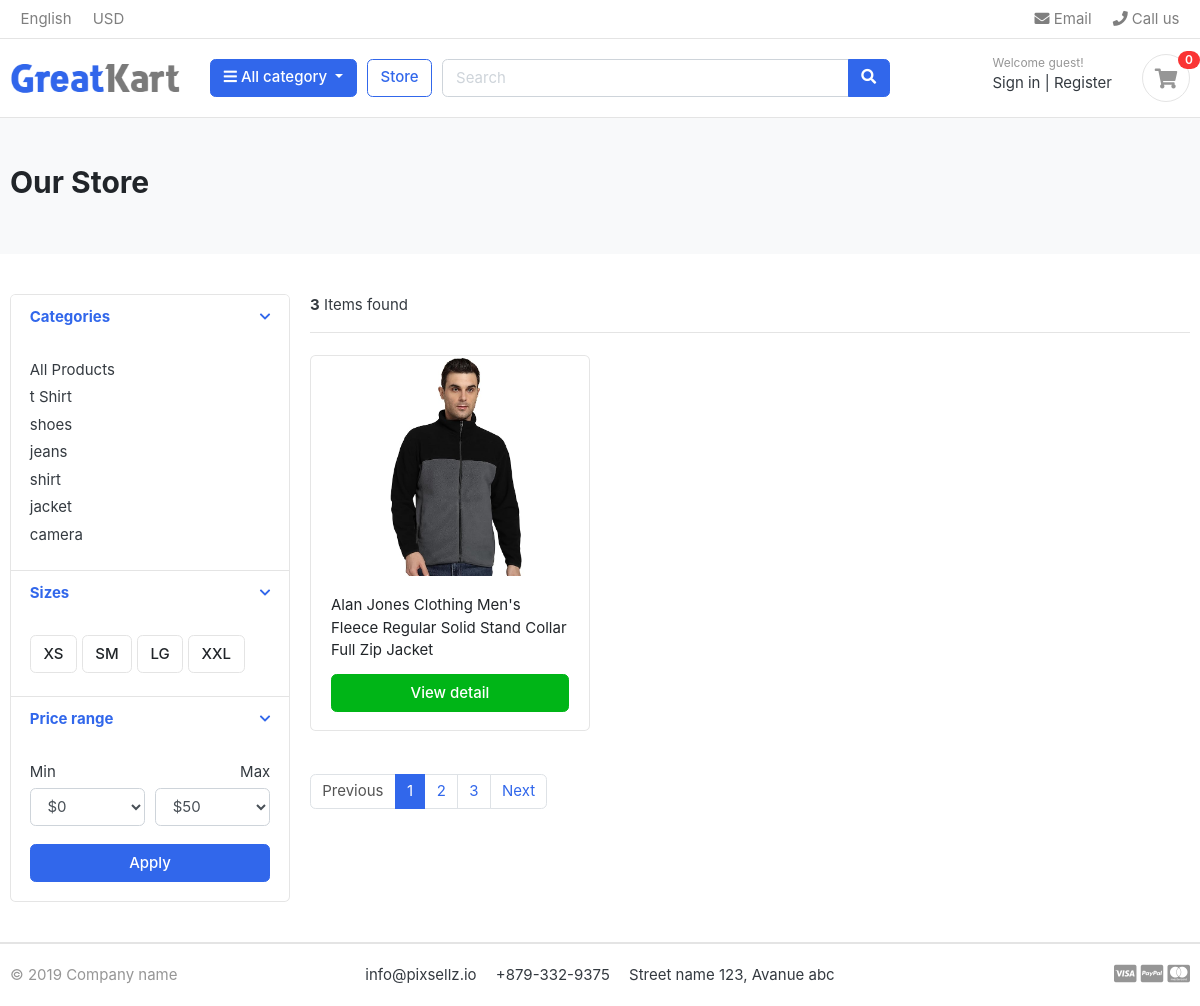
/store/, run on the app's committed database.
### category/models.py (models this page shows, shortened)
class Category(models.Model):
  category_name = models.CharField(max_length=50, unique=True)
  slug = models.SlugField(max_length=100, unique=True)
  description = models.TextField(max_length=255, blank=True)
  cat_image = models.ImageField(upload_to='photos/categories', blank=True)
  class Meta:
    verbose_name = 'category'
    verbose_name_plural = 'categories'
  def get_url(self):
    return reverse('products_by_category', args=[self.slug])

### stores/models.py (models this page shows, shortened)
class Product(models.Model):
  product_name = models.CharField(max_length=200, unique=True)
  slug = models.SlugField(max_length=200, unique=True)
  description = models.TextField(max_length=500, blank=True)
  price = models.IntegerField()
  images = models.ImageField(upload_to='photos/products')
  stock = models.IntegerField()
  is_available = models.BooleanField(default=True)
  category = models.ForeignKey('category.Category', on_delete=models.CASCADE)
  created_date = models.DateTimeField(auto_now_add=True)
  modified_date = models.DateTimeField(auto_now=True)
  class Meta:
    verbose_name = 'product'
    verbose_name_plural = 'products'
  def get_url(self):
    return reverse('product_detail', args=[self.category.slug, self.slug])

### stores/views.py (the view)
# urls.py: path('store/', include('stores.urls')),
def store(request, category_slug=None):
    categories = None
    products = None
    if category_slug != None:
        categories = get_object_or_404(Category, slug=category_slug)
        products = Product.objects.filter(category=categories, is_available=True).order_by('id')
        paginator = Paginator(products, 2)
        page = request.GET.get('page')
        paged_products = paginator.get_page(page)
        product_count = products.count()
        context = {
        'products': paged_products,
        'product_count': product_count,
      }
    else:
      products = Product.objects.all().filter(is_available=True).order_by('id')
      paginator = Paginator(products, 1)
      page = request.GET.get('page')
      paged_products = paginator.get_page(page)
      product_count = products.count()
      context = {
        'products': paged_products,
        'product_count': product_count,
      }
    return render(request, 'store/store.html', context)

### carts/context_processors.py (called while the page is built)
def counter(request):
    cart_count = 0
    if 'admin' in request.path:
        return {}
    else:
        try:
            cart = Cart.objects.filter(cart_id=_cart_id(request))
            if request.user.is_authenticated:
                cart_items = CartItem.objects.all().filter(user = request.user)
            else:
                cart_items = CartItem.objects.all().filter(cart=cart[:1])
            for cart_item in cart_items:
                cart_count += cart_item.quantity
        except Cart.DoesNotExist:
            cart_count = 0
    return dict(cart_count=cart_count)

### carts/views.py (called while the page is built)
def _cart_id(request):
    cart = request.session.session_key
    if not cart:
        cart = request.session.create()
    return cart

### category/contex_processors.py (called while the page is built)
def menu_links(request):
    links = Category.objects.all()
    return dict(links=links)

### templates/store/store.html (shortened to what this page needs)
{% extends "base.html" %}
{% load static %}
{% block content %}
<section class="section-pagetop bg">
<div class="container">
	{% if 'search'  in request.path %}
	<h2 class="title-page">Result</h2>
	{% else %}
	<h2 class="title-page">Our Store</h2>
	{% endif %}
</div>
</section>
<section class="section-content padding-y">
<div class="container">
<div class="row">
	<aside class="col-md-3">
<div class="card">
	<article class="filter-group">
		<header class="card-header">
			<a href="#" data-toggle="collapse" data-target="#collapse_1" aria-expanded="true" class="">
				<i class="icon-control fa fa-chevron-down"></i>
				<h6 class="title">Categories</h6>
			</a>
		</header>
		<div class="filter-content collapse show" id="collapse_1" style="">
			<div class="card-body">
				<ul class="list-menu">
          <li class="active"><a href="{% url 'store' %}">All Products</a></li>
          {% for category in links %}
				<li><a href="{{ category.get_url }}">{{category.category_name}}  </a></li>
          {% endfor %}
				</ul>
			</div>
		</div>
	</article>
	<article class="filter-group">
		<header class="card-header">
			<a href="#" data-toggle="collapse" data-target="#collapse_4" aria-expanded="true" class="">
				<i class="icon-control fa fa-chevron-down"></i>
				<h6 class="title">Sizes </h6>
			</a>
		</header>
		<div class="filter-content collapse show" id="collapse_4" style="">
			<div class="card-body">
			  <label class="checkbox-btn">
			    <span class="btn btn-light"> XS </span>
			  </label>
			  <label class="checkbox-btn">
			    <span class="btn btn-light"> SM </span>
			  </label>
			  <label class="checkbox-btn">
			    <span class="btn btn-light"> LG </span>
			  </label>
			  <label class="checkbox-btn">
			    <span class="btn btn-light"> XXL </span>
			  </label>
		</div>
		</div>
	</article>
	<article class="filter-group">
		<header class="card-header">
			<a href="#" data-toggle="collapse" data-target="#collapse_3" aria-expanded="true" class="">
				<i class="icon-control fa fa-chevron-down"></i>
				<h6 class="title">Price range </h6>
			</a>
		</header>
		<div class="filter-content collapse show" id="collapse_3" style="">
			<div class="card-body">
				<div class="form-row">
				<div class="form-group col-md-6">
				  <label>Min</label>
				  	<select class="mr-2 form-control">
						<option value="0">$0</option>
					</select>
				</div>
				<div class="form-group text-right col-md-6">
				  <label>Max</label>
				  	<select class="mr-2 form-control">
						<option value="50">$50</option>
					</select>
				</div>
				</div>
				<button class="btn btn-block btn-primary">Apply</button>
			</div>
		</div>
	</article>
</div>
	</aside>
	<main class="col-md-9">
<header class="border-bottom mb-4 pb-3">
		<div class="form-inline">
			<span class="mr-md-auto"><b>{{product_count}}</b> Items found </span>
		</div>
</header>
<div class="row">
	{% if products %}
  {% for product in products %}
	<div class="col-md-4">
		<figure class="card card-product-grid">
			<div class="img-wrap">
				<a href={{ product.get_url}} >
				<img src="{{ product.images.url }}" alt="{{ product.product_name }}">
				</a>
			</div>
			<figcaption class="info-wrap">
				<div class="fix-height">
					<a href={{ product.get_url}} class="title">{{ product.product_name }}</a>
					<div class="price-wrap mt-2">
            <span class="price">₹{{ product.price }}</span>
					</div>
				</div>
				<a href="{{ product.get_url }}" class="btn btn-block btn-success"> View detail </a>
			</figcaption>
		</figure>
	</div>
  {% endfor %}
	{% endif %}
</div>
<nav class="mt-4" aria-label="Page navigation sample">
	{% if products.has_other_pages  %}
  <ul class="pagination">
		{% if products.has_previous %}
		<li class="page-item"><a class="page-link" href="?page={{ products.previous_page_number }}">Previous</a></li>
		{% else %}
		<li class="page-item disabled"><a class="page-link" href="#">Previous</a></li>
		{% endif %}
		{% for num in products.paginator.page_range %}
			{% if products.number == num %}
				<li class="page-item active"><a class="page-link" href="?page={{ num }}">{{ num }}</a></li>
			{% else %}
				<li class="page-item"><a class="page-link" href="?page={{ num }}">{{ num }}</a></li>
			{% endif %}
		{% endfor %}
		{% if products.has_next %}
		<li class="page-item"><a class="page-link" href="?page={{ products.next_page_number }}">Next</a></li>
		{% else %}
		<li class="page-item disabled"><a class="page-link" href="#">Next</a></li>
		{% endif %}
  </ul>
	{% endif %}
</nav>
	</main>
</div>
</div>
</section>
{% endblock content %}

### templates/base.html (shortened to what this page needs)
{% load static %}
<!DOCTYPE HTML>
<html lang="en">
<head>
<link href="{% static 'css/bootstrap.css' %}" rel="stylesheet" type="text/css"/>
<link href="{% static 'fonts/fontawesome/css/all.min.css' %}" type="text/css" rel="stylesheet">
<link href="{% static 'css/ui.css' %}" rel="stylesheet" type="text/css"/>
<link href="{% static 'css/responsive.css' %}" rel="stylesheet" media="only screen and (max-width: 1200px)" />
</head>
<body>
{% include 'include/navbar.html' %}
{% block content %}
{% endblock content %}
{% include 'include/footer.html' %}

### templates/include/navbar.html (shortened to what this page needs)
{% load static %}
<header class="section-header">
<nav class="navbar p-md-0 navbar-expand-sm navbar-light border-bottom">
<div class="container">
  <div class="collapse navbar-collapse" id="navbarTop4">
    <ul class="navbar-nav mr-auto">
    	<li class="nav-item dropdown">
		 	<a href="#" class="nav-link">   English </a>
		</li>
		<li class="nav-item dropdown">
			<a href="#" class="nav-link"> USD </a>
		</li>
    </ul>
    <ul class="navbar-nav">
		<li><a href="#" class="nav-link"> <i class="fa fa-envelope"></i> Email </a></li>
		<li><a href="#" class="nav-link"> <i class="fa fa-phone"></i> Call us </a></li>
	</ul>
  </div>
</div>
</nav>
<section class="header-main border-bottom">
	<div class="container">
<div class="row align-items-center">
	<div class="col-lg-2 col-md-3 col-6">
		<a href="{% url 'home' %}" class="brand-wrap">
			<img class="logo" src="{% static 'images/logo.png' %}">
		</a>
	</div>
	<div class="col-lg col-sm col-md col-6 flex-grow-0">
		<div class="category-wrap dropdown d-inline-block float-right">
			<button type="button" class="btn btn-primary dropdown-toggle" data-toggle="dropdown">
				<i class="fa fa-bars"></i> All category
			</button>
		</div>
	</div>
	<a href="{% url 'store' %}" class="btn btn-outline-primary">Store</a>
	<div class="col-lg  col-md-6 col-sm-12 col">
		<form action="{% url "search" %}" class="search" method="GET">
			<div class="input-group w-100">
			    <input type="text" class="form-control" style="width:60%;" placeholder="Search" name="keyword" >
			    <div class="input-group-append">
			      <button class="btn btn-primary" type="submit">
			        <i class="fa fa-search"></i>
			      </button>
			    </div>
		    </div>
		</form>
	</div>
	<div class="col-lg-3 col-sm-6 col-8 order-2 order-lg-3">
				<div class="d-flex justify-content-end mb-3 mb-lg-0">
						{% if user.id is None %}
					<div class="widget-header">
						<small class="title text-muted">Welcome guest!</small>
						<div>
							<a href="{% url "login" %}">Sign in</a> <span class="dark-transp"> | </span>
							<a href="{% url "register" %}"> Register</a>
						</div>
					{% endif %}
					</div>
					<a href="{% url "cart" %}" class="widget-header pl-3 ml-3">
						<div class="icon icon-sm rounded-circle border"><i class="fa fa-shopping-cart"></i></div>
						<span class="badge badge-pill badge-danger notify">{{ cart_count }}</span>
					</a>
				</div>
			</div>
</div>
	</div>
</section>
</header>

### templates/include/footer.html
{% load static %}
<footer class="section-footer border-top">
	<div class="container">
		<section class="footer-bottom border-top row">
			<div class="col-md-2">
				<p class="text-muted"> &copy 2019 Company name </p>
			</div>
			<div class="col-md-8 text-md-center">
				<span  class="px-2">info@pixsellz.io</span>
				<span  class="px-2">+879-332-9375</span>
				<span  class="px-2">Street name 123, Avanue abc</span>
			</div>
			<div class="col-md-2 text-md-right text-muted">
				<i class="fab fa-lg fa-cc-visa"></i>
				<i class="fab fa-lg fa-cc-paypal"></i>
				<i class="fab fa-lg fa-cc-mastercard"></i>
			</div>
		</section>
	</div>
</footer>

### static/css/ui.css (style rules this page uses)
html { font-family: "Inter", sans-serif; font-size: 15px; }
.img-wrap { text-align: center; display: block; }
.img-wrap img { max-width: 100%; }
.price-wrap { letter-spacing: -0.7px; }
.icon-xs, .icon-sm, .icon-md, .icon-lg { display: inline-block; text-align: center; flex-shrink: 0; flex-grow: 0; }
.icon-sm { width: 48px; height: 48px; line-height: 48px !important; font-size: 20px; }
.padding-y { padding-top: 40px; padding-bottom: 40px; }
figure { margin-bottom: 0; }
article:after, .form-group:after { display: block; clear: both; content: ""; }
.bg { background-color: #f8f9fa; }
.title-page { color: #212529; }
p:last-child { margin-bottom: 0; }
.header-main { position: relative; padding-top: 1rem; padding-bottom: 1rem; }
.brand-wrap .logo, .navbar-brand .logo { margin-right: 7px; max-height: 42px; display: inline-block; }
.widget-header { display: inline-block; vertical-align: middle; position: relative; }
.widget-header a { color: #343a40; }
.widget-header i { color: #969696; }
.widget-header .title { display: block; }
.widget-header .notify { position: absolute; top: -3px; right: -10px; }
.footer-bottom { padding-top: 20px; padding-bottom: 20px; }
.btn-light { background-color: #fff; border-color: #e4e4e4; }
[class*=list-] li:after { visibility: hidden; display: block; content: ""; overflow: hidden; height: 0; clear: both; }
.list-menu { list-style: none; margin: 0; padding-left: 0; }
.list-menu li { margin-bottom: 5px; }
.list-menu a { color: #343a40; }
[class*=card-product] a.title { color: #212529; display: block; }
[class*=card-product] .img-wrap { overflow: hidden; position: relative; }
[class*=card-product] .img-wrap img { height: 100%; max-width: 100%; width: auto; display: inline-block; -o-object-fit: cover; object-fit: cover; }
.card-product-grid { margin-bottom: 20px; }
.card-product-grid .img-wrap { border-radius: 0.2rem 0.2rem 0 0; height: 220px; }
.card-product-grid .info-wrap { overflow: hidden; padding: 18px 20px; }
.card-product-grid .fix-height { height: 80px; overflow: hidden; }
.card .img-wrap { overflow: hidden; }
.notify { position: absolute; top: -4px; right: -10px; display: inline-block; padding: 0.25em 0.6em; font-size: 12px; line-height: 1; text-align: center; border-radius: 3rem; color: #fff; background-color: #fa3434; }
.price { font-weight: 600; color: #212529; }
.icon-control { margin-top: 5px; float: right; font-size: 80%; }
.card-header .title { margin-bottom: 0; line-height: 1.5; }
.filter-group { border-bottom: 1px solid #e4e4e4; }
.filter-group .card-header { border-bottom: 0; }
.filter-group:last-child { border-bottom: 0; }
.checkbox-btn { position: relative; }
.section-pagetop { padding: 45px 0; }

### data on the page
Category: category_name "t Shirt"
Category: category_name "shoes"
Category: category_name "jeans"
Category: category_name "shirt"
Category: category_name "jacket"
Category: category_name "camera"
Product: images (picture), product_name "Alan Jones Clothing Men's Fleece Regular Solid Stand Collar Full Zip Jacket"

### other printed values
{{ cart_count }} "0"
{{ product_count }} "3"
{{ num }} "1"
{{ num }} "2" "3"
